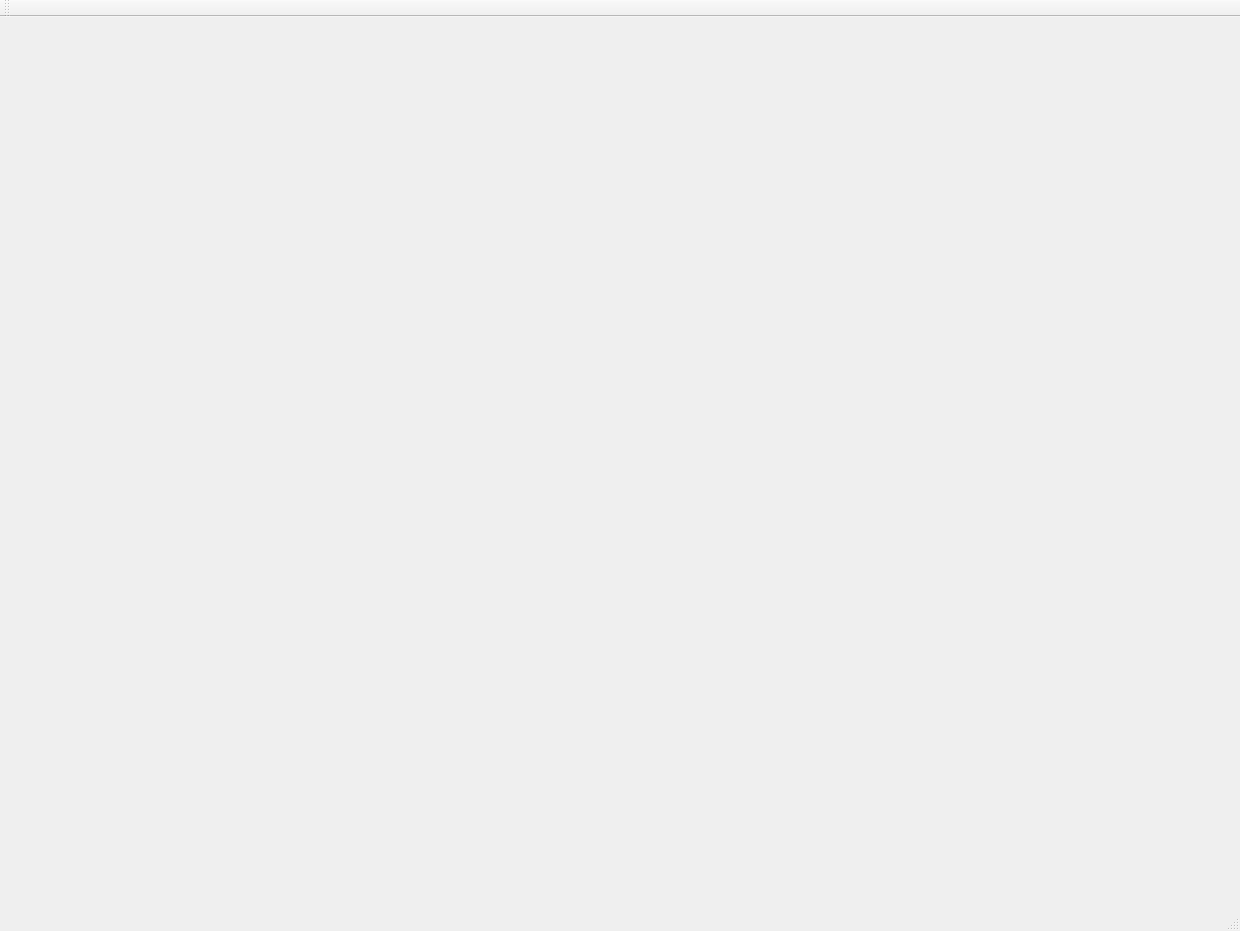
<?xml version="1.0" encoding="UTF-8"?>
<ui version="4.0">
 <class>MainWindow</class>
 <widget class="QMainWindow" name="MainWindow">
  <property name="geometry">
   <rect>
    <x>0</x>
    <y>0</y>
    <width>1240</width>
    <height>931</height>
   </rect>
  </property>
  <property name="minimumSize">
   <size>
    <width>1240</width>
    <height>931</height>
   </size>
  </property>
  <property name="maximumSize">
   <size>
    <width>1240</width>
    <height>931</height>
   </size>
  </property>
  <property name="windowTitle">
   <string>MainWindow</string>
  </property>
  <widget class="QWidget" name="centralWidget"/>
  <widget class="QMenuBar" name="menuBar">
   <property name="geometry">
    <rect>
     <x>0</x>
     <y>0</y>
     <width>1240</width>
     <height>21</height>
    </rect>
   </property>
  </widget>
  <widget class="QToolBar" name="mainToolBar">
   <attribute name="toolBarArea">
    <enum>TopToolBarArea</enum>
   </attribute>
   <attribute name="toolBarBreak">
    <bool>false</bool>
   </attribute>
  </widget>
  <widget class="QStatusBar" name="statusBar"/>
 </widget>
 <layoutdefault spacing="6" margin="11"/>
 <resources/>
 <connections/>
</ui>
